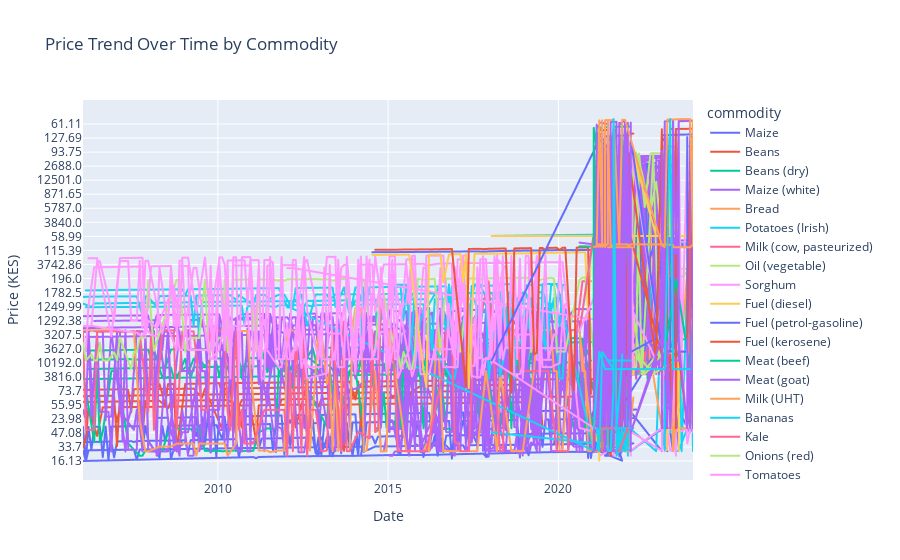

This figure's notebook cell:
### Code cell
#   How have  prices for each commodity have changed over the years
fig = px.line(df, 
              x='date', 
              y='price', 
              color='commodity',
              line_group='County',
              title='Price Trend Over Time by Commodity',
              labels={'price': 'Price (KES)', 'date': 'Date'})
fig.show()
